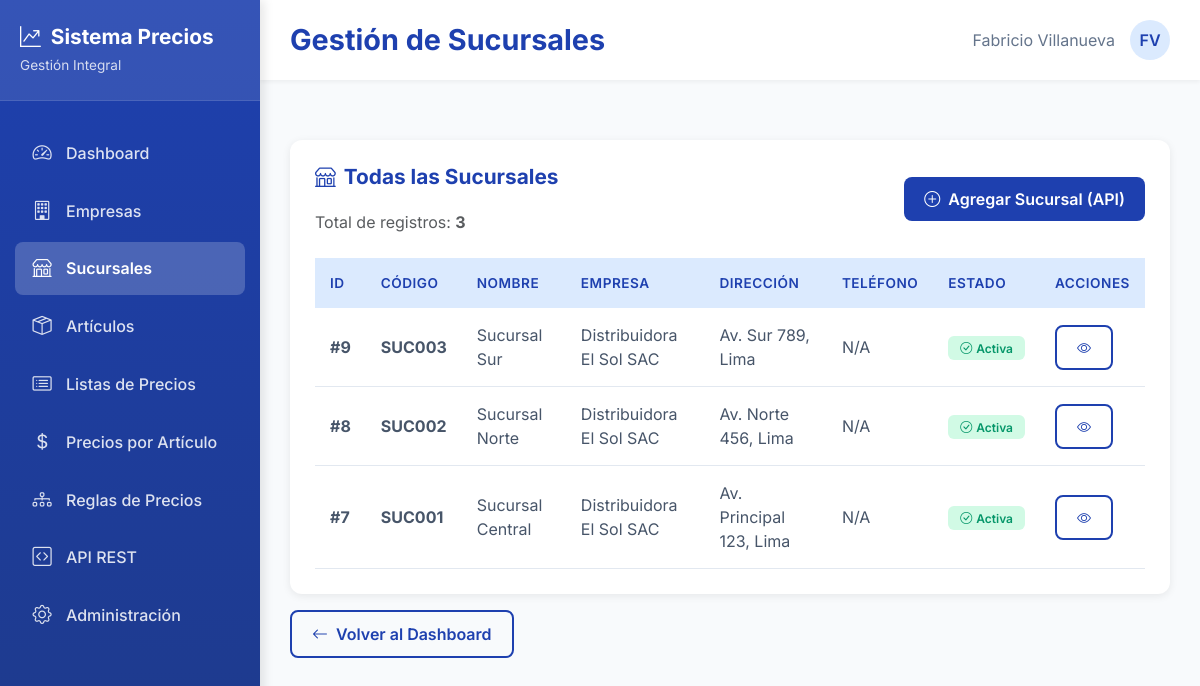
Page /api/dashboard/sucursales/ on the committed database.
### precios/models.py (models this page shows, shortened)
class Sucursal(models.Model):
    empresa = models.ForeignKey(Empresa, on_delete=models.CASCADE, related_name='sucursales')
    nombre = models.CharField(max_length=200)
    codigo = models.CharField(max_length=20)
    direccion = models.TextField(blank=True)
    activo = models.BooleanField(default=True)
    fecha_creacion = models.DateTimeField(auto_now_add=True)
    class Meta:
        db_table = 'sucursal'
        verbose_name = 'Sucursal'
        verbose_name_plural = 'Sucursales'
        unique_together = [['empresa', 'codigo']]

class Empresa(models.Model):
    nombre = models.CharField(max_length=200)
    ruc = models.CharField(max_length=11, unique=True)
    activo = models.BooleanField(default=True)
    fecha_creacion = models.DateTimeField(auto_now_add=True)
    class Meta:
        db_table = 'empresa'
        verbose_name = 'Empresa'
        verbose_name_plural = 'Empresas'

### precios/views.py (the view)
# urls.py: path('dashboard/sucursales/', views.sucursales_list_view, name='sucursales-list'),
def sucursales_list_view(request):
    sucursales = Sucursal.objects.select_related('empresa').order_by('-id')
    sucursales_data = []
    for sucursal in sucursales:
        if sucursal.empresa:
            if hasattr(sucursal.empresa, 'razon_social'):
                empresa_nombre = sucursal.empresa.razon_social
            elif hasattr(sucursal.empresa, 'nombre'):
                empresa_nombre = sucursal.empresa.nombre
            else:
                empresa_nombre = str(sucursal.empresa)
        else:
            empresa_nombre = 'N/A'
        sucursales_data.append({
            'id': sucursal.id,
            'codigo': sucursal.codigo,
            'nombre': sucursal.nombre,
            'empresa_nombre': empresa_nombre,
            'direccion': sucursal.direccion if hasattr(sucursal, 'direccion') else 'N/A',
            'telefono': sucursal.telefono if hasattr(sucursal, 'telefono') else 'N/A',
            'activo': sucursal.activo,
        })
    context = {
        'sucursales': sucursales_data,
        'total': sucursales.count(),
    }
    return render(request, 'sucursales_list.html', context)

### templates/sucursales_list.html (shortened to what this page needs)
{% extends 'base.html' %}
{% block page_title %}Gestión de Sucursales{% endblock %}
{% block content %}
<div class="data-table">
    <div class="d-flex justify-content-between align-items-center mb-4">
        <div>
            <h4><i class="bi bi-shop me-2"></i>Todas las Sucursales</h4>
            <p class="text-muted mb-0">Total de registros: <strong>{{ total }}</strong></p>
        </div>
        <a href="/api/sucursales/" class="btn btn-primary" target="_blank">
            <i class="bi bi-plus-circle me-2"></i>Agregar Sucursal (API)
        </a>
    </div>
    {% if sucursales %}
    <div class="table-responsive">
        <table class="table table-hover">
            <thead>
                <tr>
                    <th>ID</th>
                    <th>Código</th>
                    <th>Nombre</th>
                    <th>Empresa</th>
                    <th>Dirección</th>
                    <th>Teléfono</th>
                    <th>Estado</th>
                    <th>Acciones</th>
                </tr>
            </thead>
            <tbody>
                {% for sucursal in sucursales %}
                <tr>
                    <td><strong>#{{ sucursal.id }}</strong></td>
                    <td><strong>{{ sucursal.codigo }}</strong></td>
                    <td>{{ sucursal.nombre }}</td>
                    <td>{{ sucursal.empresa_nombre }}</td>
                    <td>{{ sucursal.direccion|truncatewords:8 }}</td>
                    <td>{{ sucursal.telefono }}</td>
                    <td>
                        {% if sucursal.activo %}
                            <span class="badge badge-success">
                                <i class="bi bi-check-circle me-1"></i>Activa
                            </span>
                        {% else %}
                            <span class="badge badge-warning">
                                <i class="bi bi-x-circle me-1"></i>Inactiva
                            </span>
                        {% endif %}
                    </td>
                    <td>
                        <a href="/api/sucursales/{{ sucursal.id }}/" class="btn btn-sm btn-outline-primary" target="_blank" title="Ver detalles">
                            <i class="bi bi-eye"></i>
                        </a>
                    </td>
                </tr>
                {% endfor %}
            </tbody>
        </table>
    </div>
    {% else %}
    <div class="alert alert-info">
        <i class="bi bi-info-circle me-2"></i>
        No hay sucursales registradas. <a href="/api/sucursales/" target="_blank">Agregar la primera sucursal</a>
    </div>
    {% endif %}
</div>
<div class="mt-3">
    <a href="{% url 'dashboard' %}" class="btn btn-outline-primary">
        <i class="bi bi-arrow-left me-2"></i>Volver al Dashboard
    </a>
</div>
{% endblock %}

### templates/base.html (style rules this page uses)
:root { --primary-blue: #1e40af; --secondary-blue: #3b82f6; --light-blue: #dbeafe; --dark-blue: #1e3a8a; --sidebar-width: 260px; }
* { margin: 0; padding: 0; box-sizing: border-box; }
body { font-family: 'Inter', sans-serif; background-color: #f8fafc; overflow-x: hidden; }
.data-table { background: white; border-radius: 12px; padding: 25px; box-shadow: 0 2px 8px rgba(0,0,0,0.08); margin-top: 30px; }
.data-table h4 { color: var(--primary-blue); font-weight: 700; margin-bottom: 20px; font-size: 1.3rem; }
.table { margin: 0; }
.table thead th { background: var(--light-blue); color: var(--primary-blue); font-weight: 600; border: none; padding: 15px; text-transform: uppercase; font-size: 0.85rem; letter-spacing: 0.5px; }
.table tbody tr { border-bottom: 1px solid #e2e8f0; transition: all 0.2s ease; }
.table tbody td { padding: 15px; color: #475569; vertical-align: middle; }
.btn-primary { background: var(--primary-blue); border: none; padding: 10px 20px; border-radius: 8px; font-weight: 600; transition: all 0.3s ease; }
.btn-outline-primary { border: 2px solid var(--primary-blue); color: var(--primary-blue); padding: 10px 20px; border-radius: 8px; font-weight: 600; transition: all 0.3s ease; }
.badge { padding: 6px 12px; border-radius: 6px; font-weight: 600; font-size: 0.75rem; }
.badge-success { background: #d1fae5; color: #059669; }

### rows in the picture
Sucursal: codigo "SUC003", nombre "Sucursal Sur", direccion "Av. Sur 789, Lima"
Empresa: empresa_nombre "Distribuidora El Sol SAC" "Distribuidora El Sol SAC" "Distribuidora El Sol SAC"
Sucursal: codigo "SUC002", nombre "Sucursal Norte", direccion "Av. Norte 456, Lima"
Sucursal: codigo "SUC001", nombre "Sucursal Central", direccion "Av. Principal 123, Lima"

### other values in the picture
{{ total }} "3"
{{ sucursal.id }} "9" "8" "7"
{{ sucursal.telefono }} "N/A" "N/A" "N/A"
